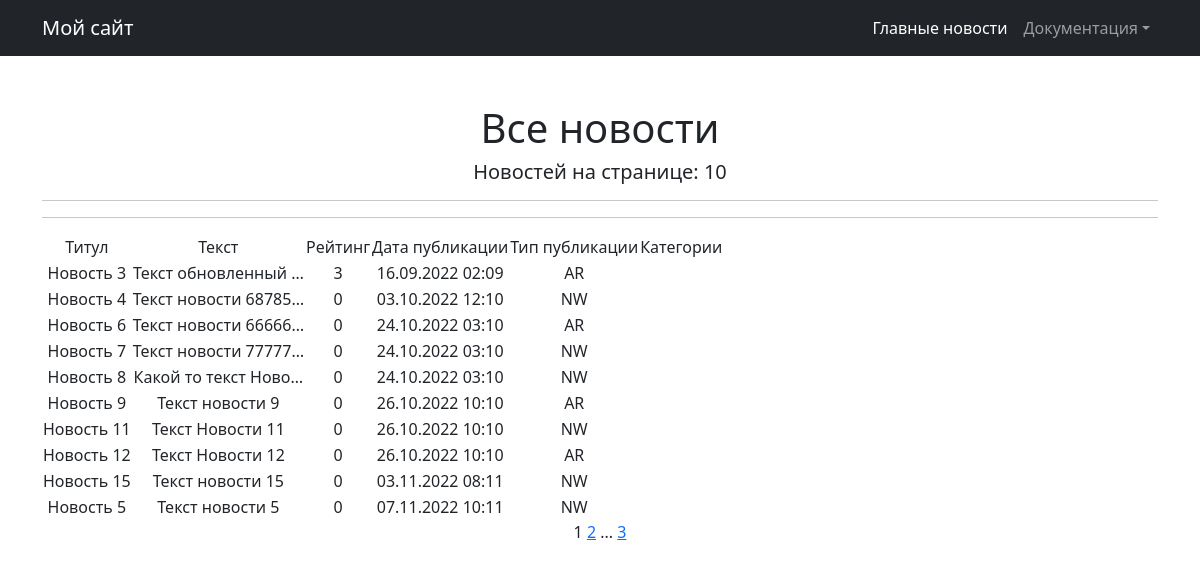
The app's page /, older data.
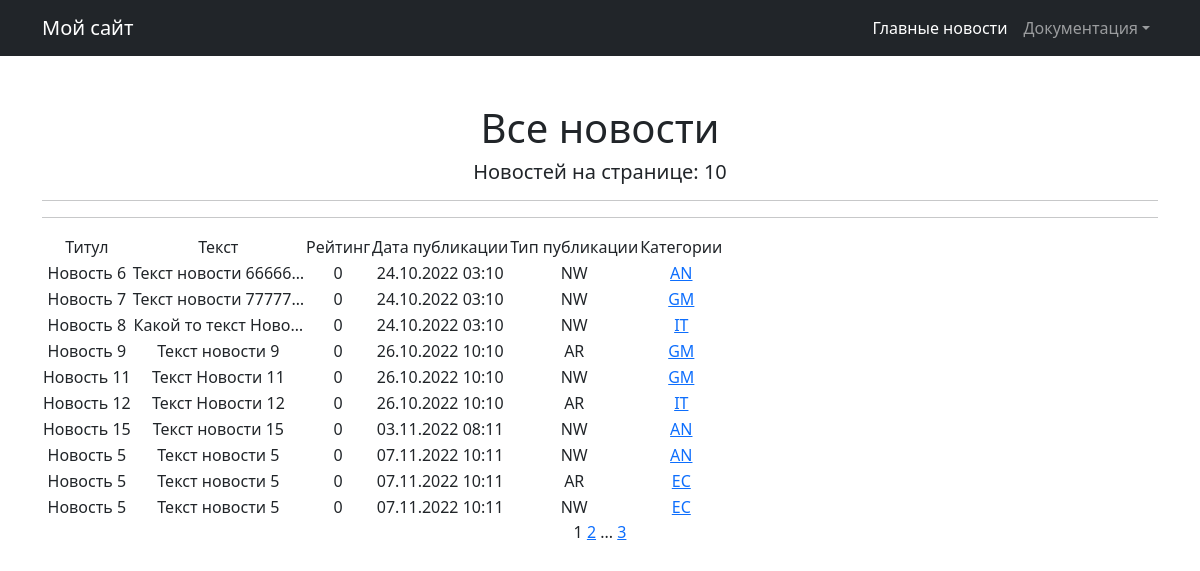
The same page, newer data.
### new/models.py (models this page shows, shortened)
class Post(models.Model):
    author_post = models.ForeignKey(User, on_delete=models.CASCADE)
    NEWS = 'NW'
    ARTICLE = 'AR'
    CATEGORY_CHOICES =  (
        ( NEWS, 'НОВОСТЬ'),
        (ARTICLE, 'СТАТЬЯ')
    )
    categoryType = models.CharField(max_length=2, choices=CATEGORY_CHOICES, default=ARTICLE)
    dataCreation = models.DateTimeField(auto_now_add=True)
    postCategory = models.ManyToManyField(Category, through='PostCategory')
    title = models.CharField(max_length=128)
    text = models.TextField()
    rating = models.SmallIntegerField(default=0)

class Category(models.Model):
    name = models.CharField(max_length=64, unique=True)
    subscribers = models.ManyToManyField(User, related_name='categories')

### new/views.py (the view)
# urls.py: path('', PostList.as_view(), name='moy_sait'),
class PostList(ListView):
    model = Post
    template_name = 'News.html'
    context_object_name = 'Post'
    paginate_by = 10
    def get_queryset(self):
        queryset = super().get_queryset()
        self.filterset = PostFilter(self.request.GET, queryset)
        return self.filterset.qs
    def get_context_data(self, **kwargs):
        context = super().get_context_data(**kwargs)
        context['filterset'] = self.filterset
        return context

### templates/News.html (shortened to what this page needs)
{% extends 'flatpages/default.html' %}
{% block content %}
<h1>Все новости</h1>
   <h5>Новостей на странице: {{ Post|length }}</h5>
    <hr>
   <hr>
   {% if Post %}
       <table>
           <tr>
               <td>Титул</td>
               <td>Текст</td>
               <td>Рейтинг</td>
               <td>Дата публикации</td>
               <td>Тип публикации</td>
               <td>Категории</td>
           </tr>
           {% for Post in Post  %}
           <tr>
               <td>{{ Post.title }}</td>
               <td>{{ Post.text|truncatechars:20 }}</td>
               <td>{{ Post.rating }}</td>
               <td>{{ Post.dataCreation|date:'d.m.Y h:m'}}</td>
               <td>{{ Post.categoryType}}</td>
               <td>
                   {% for category in Post.postCategory.all %}
                   <a href="{% url 'category_list' category.id %}"> {{category.name}} </a>
                   {% endfor %}
               </td>
               <td>
                </td>
           </tr>
           {% endfor %}
       </table>
   {% else %}
       <h2>Новостей нет!</h2>
   {% endif %}
   {{ page_obj.number }}
   {% if page_obj.has_next %}
       <a href="?page={{ page_obj.next_page_number }}">{{ page_obj.next_page_number }}</a>
       {% if paginator.num_pages != page_obj.next_page_number %}
           ...
           <a href="?page={{ page_obj.paginator.num_pages }}">{{ page_obj.paginator.num_pages }}</a>
       {% endif %}
   {% endif %}
{% endblock content %}

### templates/flatpages/default.html (shortened to what this page needs)
<!DOCTYPE html>
<html lang="en">
    <head>
        {% load static %}
        <link href="{% static 'css/styles.css' %}" rel="stylesheet" />
    </head>
    <body>
        <nav class="navbar navbar-expand-lg navbar-dark bg-dark">
            <div class="container">
                <a class="navbar-brand" href="{% url 'moy_sait'%}">Мой сайт</a>
                <div class="collapse navbar-collapse" id="navbarSupportedContent">
                    <ul class="navbar-nav ms-auto mb-2 mb-lg-0">
                        <li class="nav-item"><a class="nav-link active" aria-current="page" href="{% url 'news_search'%}">Главные новости</a></li>
                        <li class="nav-item dropdown">
                            <a class="nav-link dropdown-toggle" id="navbarDropdown" href="#" role="button" data-bs-toggle="dropdown" aria-expanded="false">Документация</a>
                        </li>
                    </ul>
                </div>
            </div>
        </nav>
        <div class="container">
            <div class="text-center mt-5">
                {% block content %}{% endblock content %}
            </div>
        </div>
    </body>
</html>

Row changes from the older to the newer data that the page shows:
removed Post: title "Новость 3", text "Текст обновленный …", rating "3", dataCreation "16.09.2022 02:09", categoryType "AR"
removed Post: title "Новость 4", text "Текст новости 68785…", rating "0", dataCreation "03.10.2022 12:10", categoryType "NW"
changed Post "Новость 6": gains Category (name "AN"); categoryType "AR" → "NW"
changed Post "Новость 7": gains Category (name "GM")
changed Post "Новость 8": gains Category (name "IT")
changed Post "Новость 9": gains Category (name "GM")
changed Post "Новость 11": gains Category (name "GM")
changed Post "Новость 12": gains Category (name "IT")
changed Post "Новость 15": gains Category (name "AN")
changed Post (number 8 of 10 on the later page): gains Category (name "AN")
now on this page (row edited): Post: title "Новость 5", text "Текст новости 5", rating "0", dataCreation "07.11.2022 10:11", categoryType "AR"
now on this page (row unchanged): Category: name "EC"
now on this page (row unchanged): Post: title "Новость 5", text "Текст новости 5", rating "0", dataCreation "07.11.2022 10:11", categoryType "NW"
